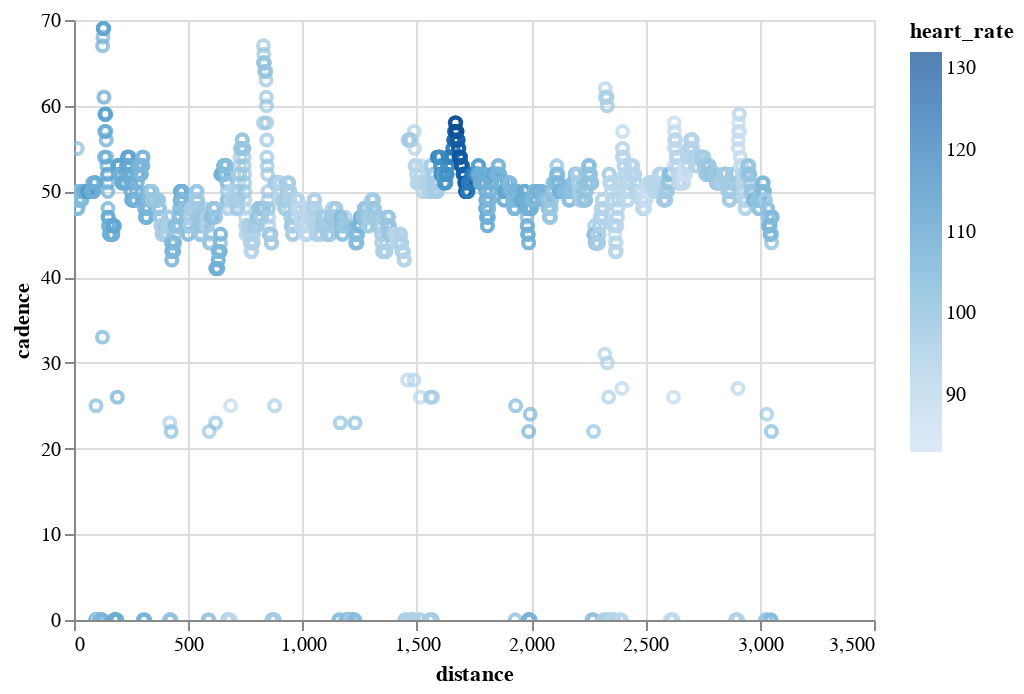

Notebook cell for this chart:
### Code cell
#график
import altair as alt
alt.Chart(record_df).mark_point().encode(
    y = 'cadence',
    x = 'distance',
    color = 'heart_rate',
).interactive()

### Figure 1 — Vega-Lite specification as saved in the notebook (floating-point values rounded to 4 significant figures; data arrays with more than 128 entries replaced by an {"elided": "..."} marker saying what was removed)
{"config": {"view": {"continuousWidth": 400, "continuousHeight": 300}}, "data": {"name": "data-10b58f10a3270a130ad20fde00028094"}, "mark": "point", "encoding": {"color": {"field": "heart_rate", "type": "quantitative"}, "x": {"field": "distance", "type": "quantitative"}, "y": {"field": "cadence", "type": "quantitative"}}, "selection": {"selector007": {"type": "interval", "bind": "scales", "encodings": ["x", "y"]}}, "$schema": "https://vega.github.io/schema/vega-lite/v4.17.0.json", "datasets": {"data-10b58f10a3270a130ad20fde00028094": {"elided": "2746 records"}}}
